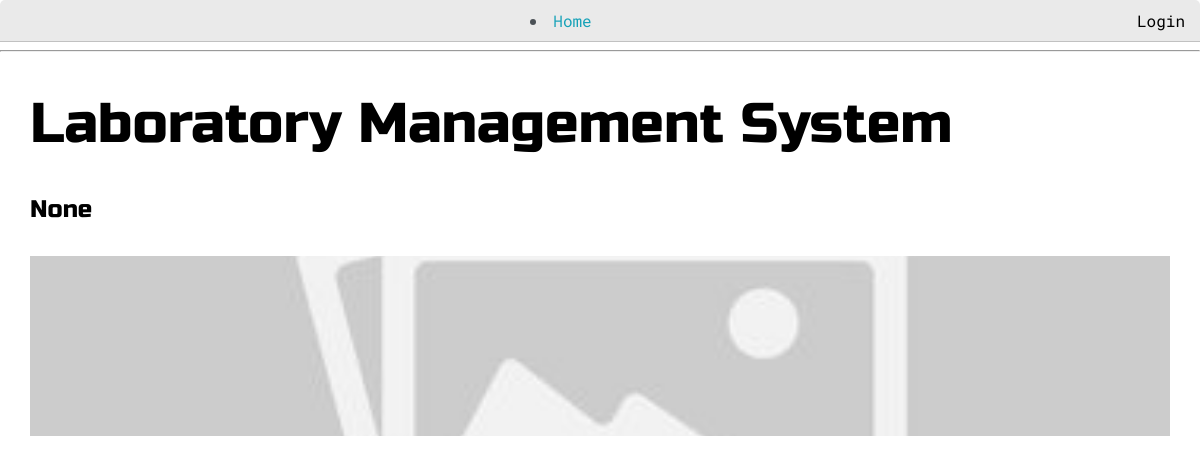
/post/laboratory-management-system/, run on the app's committed database.
### base/models.py (models this page shows, shortened)
class Posts(models.Model):
    headline =  models.CharField(max_length=300)
    Sub_headline = models.CharField(max_length=300, null = True, blank=True)
    thumbnail = models.ImageField(null=True, blank=True, upload_to ="images", default="placeholder.jpg")
    body = RichTextUploadingField(null=True, blank=True)
    created = models.DateTimeField(auto_now_add = True)
    publish = models.BooleanField(default = False)
    featured = models.BooleanField(default = False)
    tags = models.ManyToManyField(Tags, null=True, blank=True)
    slug = models.SlugField(null=True, blank=True, unique=True)

### base/views.py (the view)
# urls.py: path('post/<slug:slug>/', views.article, name='article'),
def article(request, slug):
    article = Posts.objects.get(slug=slug)
    context = {'article': article}
    return render(request, 'base/article.html', context)

### templates/base/article.html (shortened to what this page needs)
{%extends 'base/main.html' %}
{% load static %}
{% block content %}
<div class="main-container">
    <h1>{{article.headline}}</h1>
    <h4>{{article.Sub_headline}}</h4>
    <img class="thumbnail" src="{{article.thumbnail.url}}">
</div>
{% endblock content %}

### static/css/default.css (style rules this page uses)
:root { --mainColor:#eaeaea; --secondaryColor:#fff; --borderColor:#c1c1c1; --mainText:black; --secondaryText:#4b5156; --themeDotBorder:#24292e; --previewBg:rgb(251, 249, 243, 0.8); --previewShadow:#f0ead6; --buttonColor:black; }
html, body { padding: 0; margin: 0; scroll-behavior: smooth; }
body * { transition: 0.3s; }
h1, h2, h3, h4, h5, h6, strong { color: var(--mainText); font-family: 'Russo One', sans-serif; font-weight: 500; }
h1 { font-size: 56px; }
h4 { font-size: 24px; }
.main-container { width: 1200px; margin: 0 auto; }
.thumbnail { display: block; width: 100%; height:180px; object-fit: cover; }
@media screen and (max-width: 1200px) { .main-container { width: 95%; } }

### data on the page
Posts: headline "Laboratory Management System", Sub_headline "None", thumbnail (placeholder picture)
